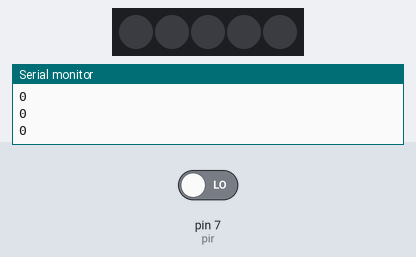
Simulated run of this sketch. Board: Arduino Uno, built with avr-gcc and run on an emulated ATmega328P. On the bench: 5 RGB LEDs in strip order, left to right, the last lines printed to the serial monitor. The test bench sets the inputs (shaded band); at power-on: pin 7 (pir) LOW. The modem accepts every AT command (registered, SIM ready, sends succeed) and sends nothing else.

Above: at 13.3 s.
13.4 s: pin 7 (pir) driven HIGH
At 14.4 s:
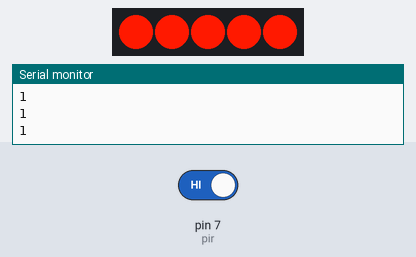
14.9 s: pin 7 (pir) driven LOW
At 15.9 s:
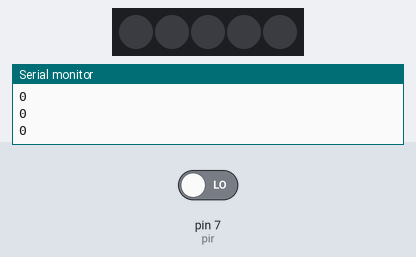
At 22.26 s:
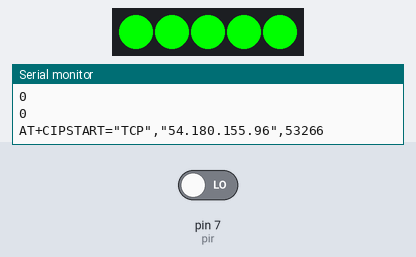
Timing chart, 0 to 22.4 s (numbered marks = the images above; inputs shaded):
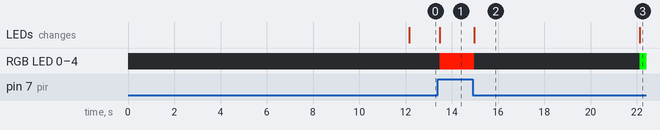

Measured:
- after the input at 13.4 s, RGB LED 0–4: off → RGB(255, 25, 0) after 0.07 s; the LEDs: change after 0.07 s (image 1)
- after the input at 14.9 s, the LEDs: change after 0.08 s (image 2)
- what the display in image 2 shows lasts 7.1 s, from 15.0 s to 22.1 s

The sketch:

rain_alarm.ino
```cpp
#include <SoftwareSerial.h>
#define BT_RXD 10
#define BT_TXD 9
SoftwareSerial esp(BT_RXD, BT_TXD);

//LED 시작
#include <Adafruit_NeoPixel.h>              // 네오픽셀 라이브러리를 불러옵니다.
#define INPUT_PIN 2                               // 디지털핀 어디에 연결했는지 입력
#define LEDNUM 5                               // 연결된 네오픽셀의 숫자입력

#define ledcount 5

Adafruit_NeoPixel strip = Adafruit_NeoPixel(LEDNUM, INPUT_PIN, NEO_GRB + NEO_KHZ800);
int pir = 7;
char val = NULL;
int pirState=LOW;
//LED 끝

#define SSID    "A90"
#define PASS    "20000212"
#define IP      "54.180.155.96"
#define PORT    53266

#define id      "leeeungi"
#define secret  "leeubin"

void setup() {
  unsigned int i = 0;
  Serial.begin(9600);
  esp.begin(9600);
  esp.setTimeout(10000);

  esp.println("AT");
  if(esp.find("OK"))
    Serial.print("ESP8266 is alive\n");
  else {
    Serial.print("Module have no response\r\n");
    while(1);
  }

  esp.println("AT+RST");
  if(esp.find("Ready"))
    Serial.print("Reset is done\n");
  else {
    Serial.print("Reset failed\r\n");
    while(1);
  }

  while(1){
    esp.println("AT+CWMODE=1");
    if(!esp.find("FAIL")) {
      Serial.print("Station mode done\n");
      break;
    }
    else {
      Serial.print("Station mode failed\r\n");
    }
  }

  esp.println("AT+CWQAP");

  boolean connected = false;
  for(int i = 0; i < ledcount; i++) {
    if(connectWiFi()) {
      connected = true;
      break;
    }
  }

  if(!connected) {while(1);}
  delay(2000);

  esp.println("AT+CIFSR");
  while(1) {
    if(esp.available())
      Serial.write(esp.read());
    if(i++ > 4000) break;
  }

  esp.println("AT+CIPMUX=0");
  Serial.println("\r\nsingle connection mode\r\n");

  pinMode(pir,INPUT);
  strip.begin();
  Serial.println("Strip OK");
}

int input = 0;//와이파이 값 받는 부분!
int time = 0;
int light = 0;

void loop() {
  time++;
  if(light > 0) light--;

  //모션 LED 시작
  int val = digitalRead(pir);
  Serial.println(val);

  //input=Serial.parseInt();
  //Serial.print("input");
  //Serial.println(input);
//  if(val == HIGH) time = 15;
  if(val==1){
    light = 50;
    if(input==1){
      for(int i=0; i<ledcount; i++)
      {strip.setPixelColor(i, 0, 84, 225);}
      strip.show();
    }
    else{
      for(int i=0; i<ledcount; i++)
      {strip.setPixelColor(i, 255, 25, 0);}
      strip.show();
    }
  }
  else{
    for(int i=0; i<ledcount; i++)
    {strip.setPixelColor(i, 0, 0, 0);}
    strip.show();
  }
  //모션 LED 끝

  if(light == 0) {
    for(int i=0; i<ledcount; i++){
      strip.setPixelColor(i, 0, 0, 0);  // (A,R,G,B) A번째 LED를 RGB (0~255) 만큼의 밝기로 켭니다.
    }
    strip.show();
  }

  if(time == 100) {
    led_change(5, 0, 255, 0);
    time = 0;

    String cmd = "AT+CIPSTART=\"TCP\",\"";
    cmd += IP;
    cmd += "\",";
    cmd += PORT;
    esp.println(cmd);
    Serial.println(cmd);

    if(esp.find("Error")) return;

    //char rain = '1';

    cmd = "POST /sync HTTP/1.1\r\nid:";
    cmd += id;
    cmd += "\r\nsecret:";
    cmd += secret;
    //cmd += "\r\nrain:";
    //cmd += rain;
    cmd += "\r\n\r\n";
    //cmd = "GET / HTTP/1.1\r\n\r\n";

    esp.print("AT+CIPSEND=");
    esp.println(cmd.length());
    Serial.print("AT+CIPSEND=");
    Serial.println(cmd.length());

    if(esp.find(">")) {
      Serial.print(">");
    } else {
      esp.println("AT+CIPCLOSE");
      Serial.println("connection timeout");
      return;
    }

    esp.print(cmd);
    Serial.print(cmd);

    unsigned int i = 0;
    char ch = NULL;
    boolean flag = false;
    while(i < 60000) {
      i++;
      if(esp.available()){
        int buff = esp.read();
        Serial.write(buff);
        if(flag) {
          ch = (char)(buff);
          flag = false;
        }
        if((char)(buff) == '*') {
          flag = true;
        }
      }
    }
    Serial.println("\n[출력]");
    Serial.println((String)ch == NULL ? "통신 오류" : (String)ch);

    if(ch <= '9' && ch >= '0') {
      input = (int)(ch - '0');
    }

    led_change(5, 0, 0, 0);
  }

  delay(100);
}

void led_change(int c, int r, int g, int b) {
  for(int i=0; i<c; i++){
    strip.setPixelColor(i, r, g, b);  // (A,R,G,B) A번째 LED를 RGB (0~255) 만큼의 밝기로 켭니다.
  }
  strip.show();
}

boolean connectWiFi() {
  String cmd = "AT+CWJAP=\"";
  cmd += SSID;
  cmd += "\",\"";
  cmd += PASS;
  cmd += "\"";

  Serial.println(cmd);
  esp.println(cmd);

  if(esp.find("OK")) {
    Serial.println("OK, Connected to WiFi");
    return true;
  } else {
    Serial.println("Can not connect to the WiFi");
    return false;
  }
}
```
